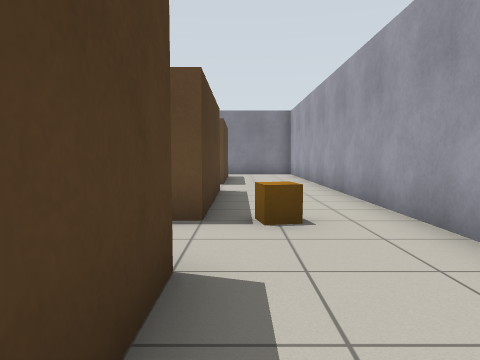
View 1 (above)

18 first-person views from a walk through a world built for the Gazebo simulator. The camera is 0.86 m above the floor, tilts 4° down and sees 70° across. The floor is counted in squares, 1 m on a side. Each view is taken from the middle of a square. On the plan, view 1 faces up. The plan holds only what a view shows up to about 12 squares ahead; the rest is blank.

View 2
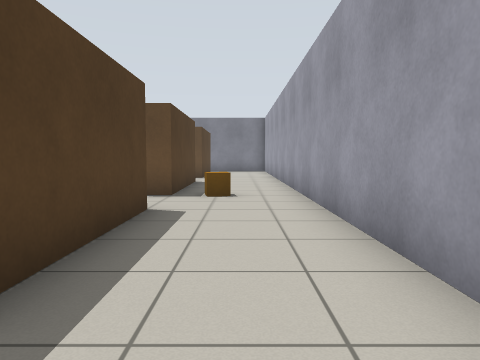

View 3
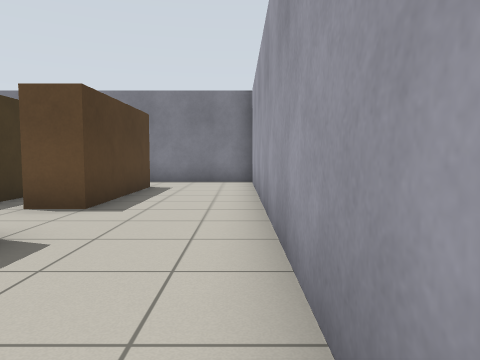

View 4
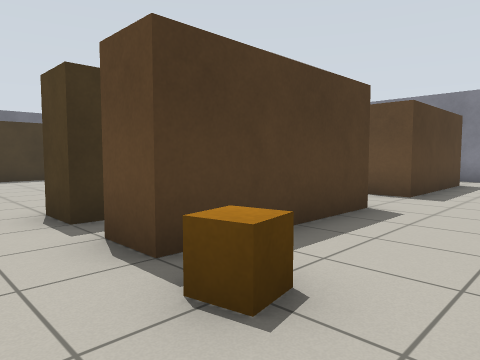

View 5
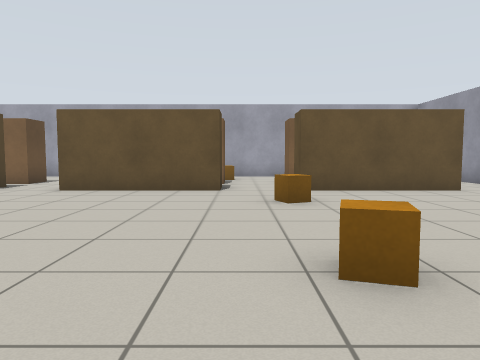

View 6
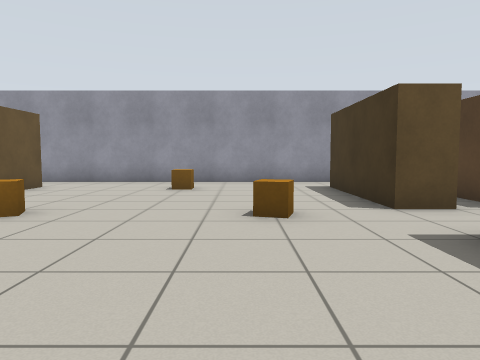

View 7
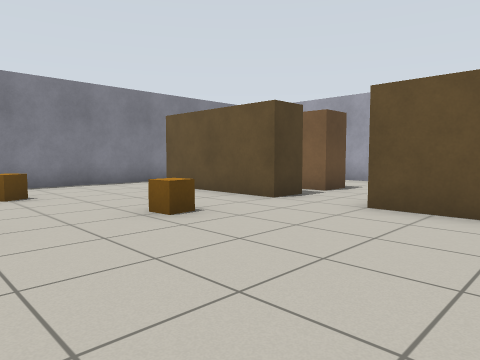

View 8
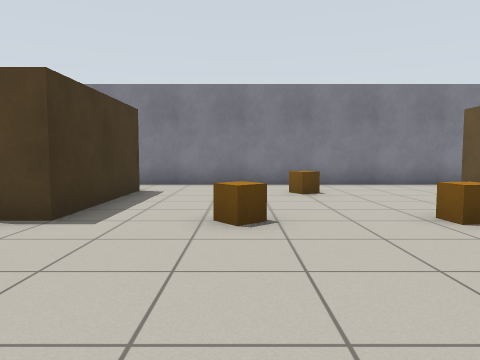

View 9
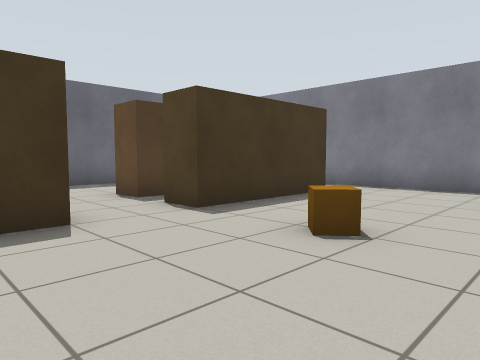

View 10
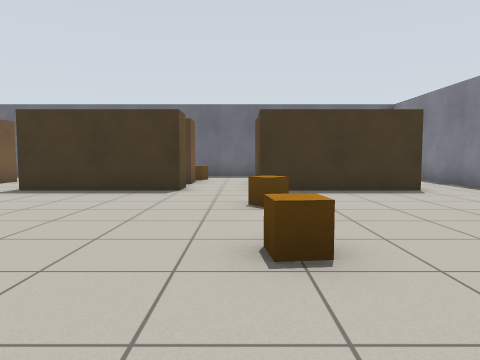

View 11
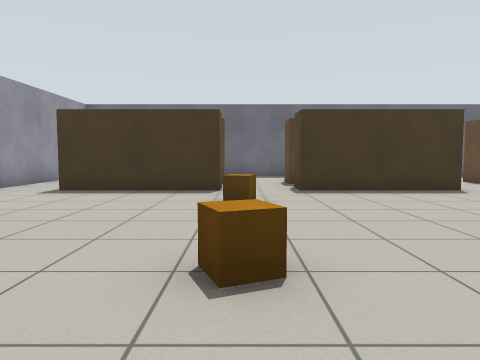

View 12
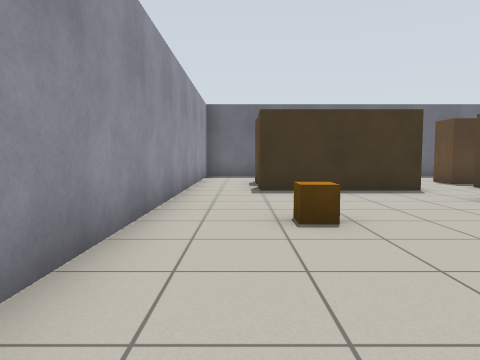

View 13
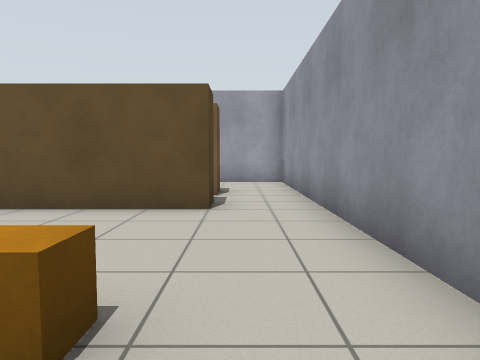

View 14
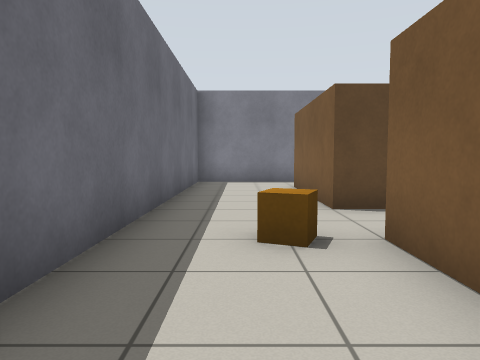

View 15
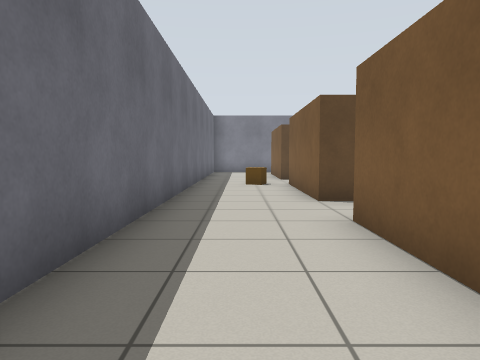

View 16
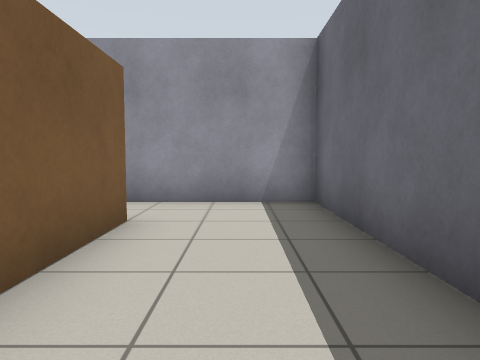

View 17
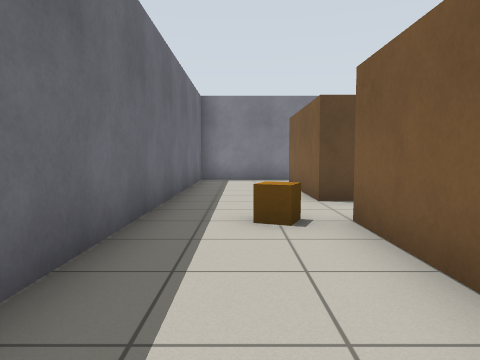

View 18
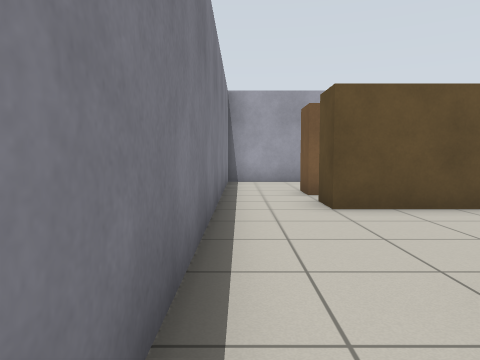

### Floor plan
Points are (right, up) in squares from view 1. A wall is a line through its corners. A room is listed if a view was taken in it or the views show most of it. See-through windows are left out.
Room 1 (views 1, 2, 3, 4)
walls: (-0.5, 8.6) (-0.5, 4.5); (-0.5, 2.5) (-0.5, -1); (-0.5, 14.5) (-0.5, 10.5); (-0.6, -3.4) (2.4, -3.4) (2.4, 16.4) (-0.6, 16.4)
ways out: opening at (-1, -2.5) to room 4; opening at (-1, 3.5) to room 4; opening at (-1, 9.5) to room 4; opening at (-1, 15.5) to room 4
objects: crate (0, 4) to (1, 5)
Room 2 (view 5)
walls: (-12.5, 8.5) (-11.5, 8.5); (-13.5, 5.2) (-13.5, 4.5) (-14.5, 4.5); (-14.5, 8.5) (-13.5, 8.5); (-11.5, 4.5) (-12.5, 4.5); (-11.5, 10.5) (-12.5, 10.5); (-13.5, 11.2) (-13.5, 10.5) (-14.5, 10.5); (-12.6, 2.5) (-11.5, 2.5); (-14.5, 2.5) (-13.5, 2.5) (-13.5, 0.9); (-13.5, -1.5) (-14.5, -1.5); (-11.5, -1.5) (-12.5, -1.5); (-11.5, 16.4) (-14.4, 16.4); (-14.4, -3.4) (-11.5, -3.4)
ways out: opening at (-12, -2.5) to room 3; opening at (-12, 3.5) to room 3; opening at (-12, 9.5) to room 3; opening at (-12, 15.5) to room 3; opening at (-14, -2.5) to room 5; opening at (-14, 3.5) to room 5; opening at (-14, 9.5) to room 5; opening at (-14, 15.5) to room 5
Room 3 (views 6, 7, 8, 9, 13, 18)
walls: (-11.5, 8.5) (-11.5, 4.5); (-3.5, 4.5) (-3.5, 8.5); (-11.5, 2.5) (-11.5, -1.5); (-3.5, 10.5) (-3.5, 14.5); (-11.5, 14.6) (-11.5, 10.5); (-3.5, -1.5) (-3.5, 2.5); (-3.5, 16.4) (-11.5, 16.4); (-11.5, -3.4) (-3.5, -3.4)
ways out: opening at (-12, -2.5) to room 2; opening at (-12, 3.5) to room 2; opening at (-12, 9.5) to room 2; opening at (-12, 15.5) to room 2; opening at (-3, -2.5) to room 4; opening at (-3, 3.5) to room 4; opening at (-3, 9.5) to room 4; opening at (-3, 15.5) to room 4
objects: crate (-10, 3) to (-9, 3); crate (-9, 10) to (-9, 11); crate (-8, 14) to (-7, 14); crate (-7, -1); crate (-6, 3) to (-5, 3); crate (-6, 10) to (-6, 11)
Room 4 (views 10, 11, 12)
walls: (-2.5, 5) (-2.5, 4.5) (-3.5, 4.5); (-0.5, 4.5) (-1.5, 4.5); (-2.4, 10.5) (-3.5, 10.5); (-0.5, 10.5) (-1.5, 10.5) (-1.5, 11.2); (-1.5, 2.5) (-0.5, 2.5); (-3.5, 2.5) (-2.5, 2.5); (-2.5, 12.1) (-2.5, 11.4); (-1.5, 14.5) (-0.5, 14.5); (-3.5, 14.5) (-2.5, 14.5); (-2.5, -1.5) (-3.5, -1.5); (-0.6, -1.5) (-1.5, -1.5); (-0.6, 16.4) (-3.5, 16.4); (-3.5, -3.4) (-0.6, -3.4)
ways out: opening at (-1, -2.5) to room 1; opening at (-1, 3.5) to room 1; opening at (-1, 9.5) to room 1; opening at (-1, 15.5) to room 1; opening at (-3, -2.5) to room 3; opening at (-3, 3.5) to room 3; opening at (-3, 9.5) to room 3; opening at (-3, 15.5) to room 3
Room 5 (views 14, 15, 16, 17)
walls: (-14.5, 4.5) (-14.5, 8.5); (-14.5, 10.5) (-14.5, 14.5); (-14.5, -1.5) (-14.5, 2.5); (-14.4, 16.4) (-17.4, 16.4) (-17.4, -3.4) (-14.4, -3.4)
ways out: opening at (-14, -2.5) to room 2; opening at (-14, 3.5) to room 2; opening at (-14, 9.5) to room 2; opening at (-14, 15.5) to room 2
objects: crate (-16, 8) to (-15, 9)

Positions as (right, up) in squares from view 1, and headings:
1: (0, 0), facing up
2: (1, -3), facing up
3: (2, 5), facing up
4: (2, 3), facing up-left
5: (-12, 4), facing right
6: (-9, 8), facing down
7: (-9, 6), facing up-right
8: (-9, 6), facing up
9: (-7, 7), facing up-left
10: (-3, 10), facing left
11: (-3, 3), facing left
12: (-3, -2), facing left
13: (-9, -2), facing right
14: (-16, 5), facing up
15: (-16, -2), facing up
16: (-16, 3), facing down
17: (-16, 4), facing up
18: (-9, 16), facing right
